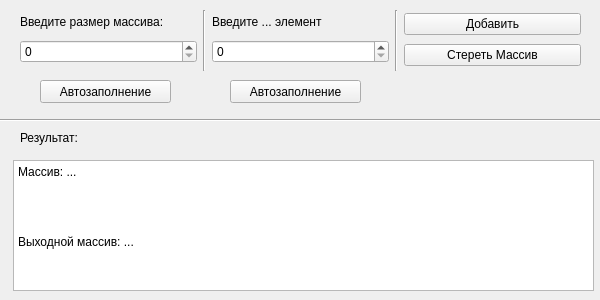
<?xml version="1.0" encoding="UTF-8"?>
<ui version="4.0">
 <class>MainWindow</class>
 <widget class="QMainWindow" name="MainWindow">
  <property name="geometry">
   <rect>
    <x>0</x>
    <y>0</y>
    <width>600</width>
    <height>300</height>
   </rect>
  </property>
  <property name="minimumSize">
   <size>
    <width>600</width>
    <height>300</height>
   </size>
  </property>
  <property name="maximumSize">
   <size>
    <width>600</width>
    <height>300</height>
   </size>
  </property>
  <property name="windowTitle">
   <string>Median Sequence</string>
  </property>
  <property name="windowIcon">
   <iconset theme="format-justify-left"/>
  </property>
  <widget class="QWidget" name="centralwidget">
   <widget class="QWidget" name="horizontalLayoutWidget">
    <property name="geometry">
     <rect>
      <x>20</x>
      <y>10</y>
      <width>561</width>
      <height>61</height>
     </rect>
    </property>
    <layout class="QHBoxLayout" name="horizontalLayout">
     <item>
      <layout class="QVBoxLayout" name="verticalLayout_2">
       <property name="bottomMargin">
        <number>8</number>
       </property>
       <item>
        <widget class="QLabel" name="label_3">
         <property name="text">
          <string>Введите размер массива: </string>
         </property>
        </widget>
       </item>
       <item>
        <widget class="QSpinBox" name="spinBox"/>
       </item>
      </layout>
     </item>
     <item>
      <widget class="Line" name="line">
       <property name="orientation">
        <enum>Qt::Vertical</enum>
       </property>
      </widget>
     </item>
     <item>
      <layout class="QVBoxLayout" name="verticalLayout_3">
       <property name="bottomMargin">
        <number>8</number>
       </property>
       <item>
        <widget class="QLabel" name="label_4">
         <property name="text">
          <string>Введите ... элемент</string>
         </property>
        </widget>
       </item>
       <item>
        <widget class="QSpinBox" name="spinBox_2"/>
       </item>
      </layout>
     </item>
     <item>
      <widget class="Line" name="line_2">
       <property name="orientation">
        <enum>Qt::Vertical</enum>
       </property>
      </widget>
     </item>
     <item>
      <layout class="QVBoxLayout" name="verticalLayout">
       <property name="bottomMargin">
        <number>0</number>
       </property>
       <item>
        <widget class="QPushButton" name="pushButton">
         <property name="text">
          <string>Добавить</string>
         </property>
        </widget>
       </item>
       <item>
        <widget class="QPushButton" name="pushButton_2">
         <property name="text">
          <string>Стереть Массив</string>
         </property>
        </widget>
       </item>
      </layout>
     </item>
    </layout>
   </widget>
   <widget class="QPlainTextEdit" name="plainTextEdit">
    <property name="geometry">
     <rect>
      <x>13</x>
      <y>160</y>
      <width>581</width>
      <height>131</height>
     </rect>
    </property>
    <property name="readOnly">
     <bool>true</bool>
    </property>
    <property name="plainText">
     <string>Массив: ...




Выходной массив: ...
</string>
    </property>
   </widget>
   <widget class="QPushButton" name="pushButton_3">
    <property name="geometry">
     <rect>
      <x>40</x>
      <y>80</y>
      <width>131</width>
      <height>23</height>
     </rect>
    </property>
    <property name="text">
     <string>Автозаполнение</string>
    </property>
   </widget>
   <widget class="QPushButton" name="pushButton_4">
    <property name="geometry">
     <rect>
      <x>230</x>
      <y>80</y>
      <width>131</width>
      <height>23</height>
     </rect>
    </property>
    <property name="text">
     <string>Автозаполнение</string>
    </property>
   </widget>
   <widget class="Line" name="line_4">
    <property name="geometry">
     <rect>
      <x>-10</x>
      <y>110</y>
      <width>751</width>
      <height>20</height>
     </rect>
    </property>
    <property name="orientation">
     <enum>Qt::Horizontal</enum>
    </property>
   </widget>
   <widget class="QLabel" name="label">
    <property name="geometry">
     <rect>
      <x>20</x>
      <y>130</y>
      <width>81</width>
      <height>16</height>
     </rect>
    </property>
    <property name="text">
     <string>Результат:</string>
    </property>
   </widget>
  </widget>
 </widget>
 <resources/>
 <connections/>
</ui>
